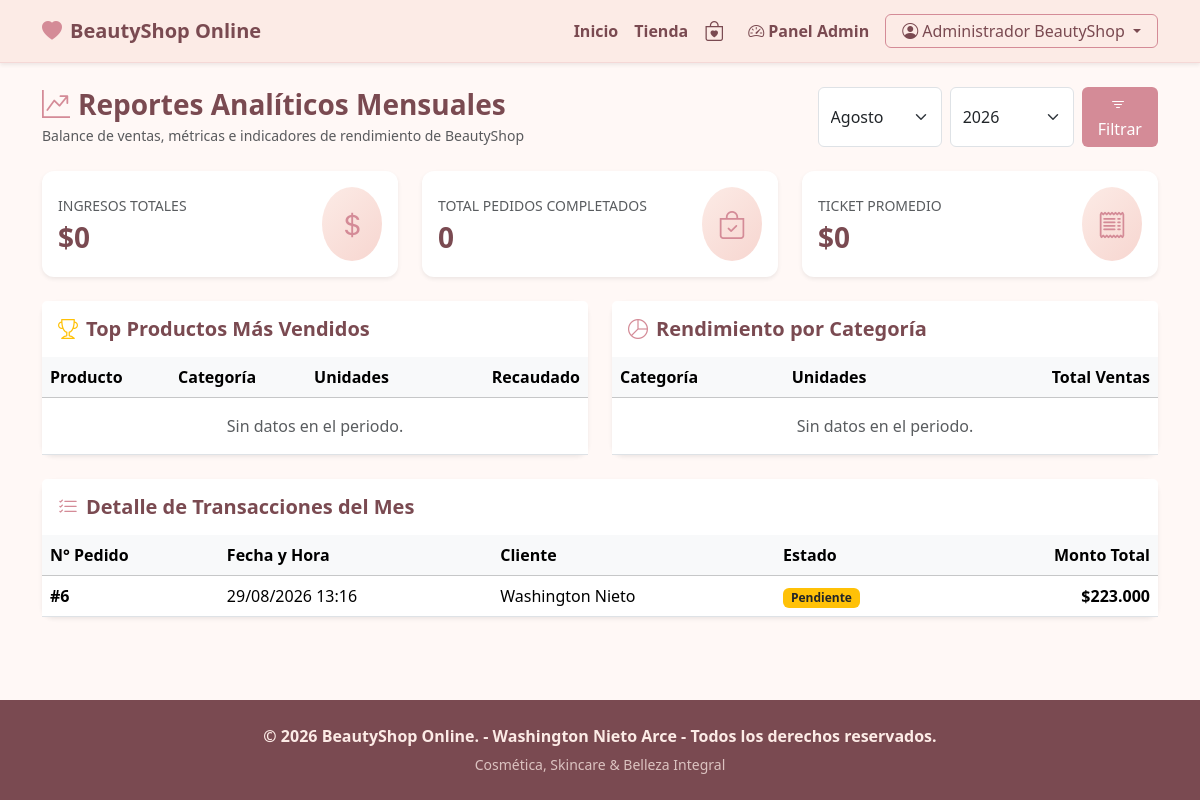
The page /admin/reportes (signed in) on the database its author committed.
### tables this page shows
CREATE TABLE `pedidos` (
  `id_pedido` int(11) NOT NULL,
  `id_usuario` int(11) NOT NULL,
  `fecha_pedido` datetime DEFAULT current_timestamp(),
  `total` decimal(10,2) NOT NULL CHECK (`total` >= 0),
  `estado` enum('pendiente','pagado','enviado','entregado','cancelado') DEFAULT 'pendiente',
  `direccion_envio` varchar(255) NOT NULL
);

CREATE TABLE `usuarios` (
  `id_usuario` int(11) NOT NULL,
  `id_rol` int(11) NOT NULL,
  `nombre` varchar(100) NOT NULL,
  `correo` varchar(150) NOT NULL,
  `password` varchar(255) NOT NULL,
  `telefono` varchar(20) DEFAULT NULL,
  `direccion` varchar(255) DEFAULT NULL,
  `estado` enum('activo','inactivo') DEFAULT 'activo',
  `fecha_registro` datetime DEFAULT current_timestamp()
);

### app/controllers/AdminController.php (called while the page is built, shortened)
<?php
class AdminController extends Controller {
    public function reportes(): void {
        $reporteModel = $this->model('ReporteModel');
        $mes = $_GET['mes'] ?? date('m');
        $anio = $_GET['anio'] ?? date('Y');
        $fechaInicio = "{$anio}-{$mes}-01";
        $fechaFin = date("Y-m-t", strtotime($fechaInicio));
        $kpis = $reporteModel->obtenerKPIs($fechaInicio, $fechaFin);
        $topProductos = $reporteModel->obtenerTopProductos($fechaInicio, $fechaFin);
        $ventasCategorias = $reporteModel->obtenerVentasPorCategoria($fechaInicio, $fechaFin);
        $detalleVentas = $reporteModel->obtenerDetalleVentas($fechaInicio, $fechaFin);
        $data = [
            'mes' => $mes,
            'anio' => $anio,
            'fecha_inicio' => $fechaInicio,
            'fecha_fin' => $fechaFin,
            'kpis' => $kpis,
            'top_productos' => $topProductos,
            'ventas_categorias' => $ventasCategorias,
            'detalle_ventas' => $detalleVentas
        ];
        $this->view('admin/reportes/index', $data);
    }
}

### app/core/Router.php (called while the page is built, shortened)
<?php
class Router {
    protected string $method = 'index';
    public function __construct() {
        $url = $this->parseUrl();
        if (isset($url[0]) && !empty($url[0])) {
            $controllerName = ucfirst($url[0]) . 'Controller';
            $file = __DIR__ . '/../controllers/' . $controllerName . '.php';
            if (file_exists($file)) {
                unset($url[0]);
            }
        }
        $this->controller = new $this->controllerName();
        if (isset($url[1]) && !empty($url[1])) {
            if (method_exists($this->controller, $url[1])) {
                $this->method = $url[1];
                unset($url[1]);
            }
        }
        $this->params = $url ? array_values($url) : [];
        call_user_func_array([$this->controller, $this->method], $this->params);
    }
    private function parseUrl(): array {
        if (isset($_GET['url'])) {
            $url = rtrim($_GET['url'], '/');
            $url = filter_var($url, FILTER_SANITIZE_URL);
            return explode('/', $url);
        }
        return [];
    }
}

### index.php (called while the page is built, shortened)
<?php
require_once __DIR__ . '/app/core/Controller.php';
require_once __DIR__ . '/app/core/Model.php';
require_once __DIR__ . '/app/core/Router.php';
$app = new Router();

### config/database.php (called while the page is built)
<?php
class Database {
    private static string $host = 'localhost';
    private static string $db_name = 'beautyshop_db';
    private static string $username = 'root';
    private static string $password = '';
    private static ?PDO $conn = null;
    public static function getConnection(): ?PDO {
        if (self::$conn === null) {
            try {
                $dsn = "mysql:host=" . self::$host . ";dbname=" . self::$db_name . ";charset=utf8mb4";
                $options = [
                    PDO::ATTR_ERRMODE => PDO::ERRMODE_EXCEPTION,
                    PDO::ATTR_DEFAULT_FETCH_MODE => PDO::FETCH_ASSOC,
                    PDO::ATTR_EMULATE_PREPARES => false,
                ];
                self::$conn = new PDO($dsn, self::$username, self::$password, $options);
            } catch (PDOException $e) {
                die("Error de Conexión a la Base de Datos: " . $e->getMessage());
            }
        }
        return self::$conn;
    }
}

### app/core/Model.php (called while the page is built, shortened)
<?php
require_once __DIR__ . '/../../config/database.php';
abstract class Model {
    public function __construct() {
        $this->db = Database::getConnection();
    }
}

### app/models/ReporteModel.php (called while the page is built, shortened)
<?php
class ReporteModel extends Model {
    public function obtenerKPIs(string $fechaInicio, string $fechaFin): array {
        $sql = "SELECT
                    COALESCE(SUM(total), 0) AS ingresos_totales,
                    COUNT(id_pedido) AS total_pedidos,
                    COALESCE(AVG(total), 0) AS ticket_promedio
                FROM pedidos
                WHERE estado IN ('pagado', 'enviado', 'entregado')
                  AND DATE(fecha_pedido) BETWEEN :inicio AND :fin";
        $stmt = $this->db->prepare($sql);
        $stmt->bindValue(':inicio', $fechaInicio);
        $stmt->bindValue(':fin', $fechaFin);
        $stmt->execute();
        return $stmt->fetch();
    }
    public function obtenerDetalleVentas(string $fechaInicio, string $fechaFin): array {
        $sql = "SELECT
                    pe.id_pedido,
                    pe.fecha_pedido,
                    u.nombre AS cliente,
                    pe.total,
                    pe.estado
                FROM pedidos pe
                INNER JOIN usuarios u ON pe.id_usuario = u.id_usuario
                WHERE DATE(pe.fecha_pedido) BETWEEN :inicio AND :fin
                ORDER BY pe.fecha_pedido DESC";
        $stmt = $this->db->prepare($sql);
        $stmt->bindValue(':inicio', $fechaInicio);
        $stmt->bindValue(':fin', $fechaFin);
        $stmt->execute();
        return $stmt->fetchAll();
    }
}

### app/views/admin/reportes/index.php (the view, shortened to what this page needs)
<div class="d-flex justify-content-between align-items-center mb-4">
    <div>
        <h3 class="fw-bold text-beauty-dark mb-1"><i class="bi bi-graph-up-arrow me-2 text-beauty-primary"></i>Reportes Analíticos Mensuales</h3>
        <p class="text-muted small mb-0">Balance de ventas, métricas e indicadores de rendimiento de BeautyShop</p>
    </div>
    <form action="<?= BASE_URL; ?>admin/reportes" method="GET" class="d-flex gap-2">
        <select name="mes" class="form-select border-beauty">
            <?php
            $meses = [
                '01'=>'Enero', '02'=>'Febrero', '03'=>'Marzo', '04'=>'Abril',
                '05'=>'Mayo', '06'=>'Junio', '07'=>'Julio', '08'=>'Agosto',
                '09'=>'Septiembre', '10'=>'Octubre', '11'=>'Noviembre', '12'=>'Diciembre'
            ];
            foreach ($meses as $num => $nombre):
            ?>
                <option value="<?= $num; ?>" <?= $mes === $num ? 'selected' : ''; ?>><?= $nombre; ?></option>
            <?php endforeach; ?>
        </select>
        <select name="anio" class="form-select border-beauty">
            <?php for ($i = date('Y'); $i >= date('Y') - 2; $i--): ?>
                <option value="<?= $i; ?>" <?= $anio == $i ? 'selected' : ''; ?>><?= $i; ?></option>
            <?php endfor; ?>
        </select>
        <button type="submit" class="btn btn-beauty px-3">
            <i class="bi bi-filter me-1"></i> Filtrar
        </button>
    </form>
</div>
<div class="row g-4 mb-4">
    <div class="col-md-4">
        <div class="card card-beauty p-3 shadow-sm border-0">
            <div class="d-flex align-items-center justify-content-between">
                <div>
                    <span class="text-muted small text-uppercase font-weight-bold">Ingresos Totales</span>
                    <h3 class="fw-bold text-beauty-dark mb-0 mt-1">$<?= number_format($kpis['ingresos_totales'], 0, ',', '.'); ?></h3>
                </div>
                <div class="rounded-circle p-3 bg-beauty-banner text-beauty-primary">
                    <i class="bi bi-currency-dollar fs-3"></i>
                </div>
            </div>
        </div>
    </div>
    <div class="col-md-4">
        <div class="card card-beauty p-3 shadow-sm border-0">
            <div class="d-flex align-items-center justify-content-between">
                <div>
                    <span class="text-muted small text-uppercase font-weight-bold">Total Pedidos Completados</span>
                    <h3 class="fw-bold text-beauty-dark mb-0 mt-1"><?= $kpis['total_pedidos']; ?></h3>
                </div>
                <div class="rounded-circle p-3 bg-beauty-banner text-beauty-primary">
                    <i class="bi bi-bag-check fs-3"></i>
                </div>
            </div>
        </div>
    </div>
    <div class="col-md-4">
        <div class="card card-beauty p-3 shadow-sm border-0">
            <div class="d-flex align-items-center justify-content-between">
                <div>
                    <span class="text-muted small text-uppercase font-weight-bold">Ticket Promedio</span>
                    <h3 class="fw-bold text-beauty-dark mb-0 mt-1">$<?= number_format($kpis['ticket_promedio'], 0, ',', '.'); ?></h3>
                </div>
                <div class="rounded-circle p-3 bg-beauty-banner text-beauty-primary">
                    <i class="bi bi-receipt fs-3"></i>
                </div>
            </div>
        </div>
    </div>
</div>
<div class="row g-4 mb-4">
    <div class="col-lg-6">
        <div class="card card-beauty shadow-sm border-0 h-100">
            <div class="card-header bg-white py-3 border-0">
                <h5 class="fw-bold text-beauty-dark mb-0"><i class="bi bi-trophy text-warning me-2"></i>Top Productos Más Vendidos</h5>
            </div>
            <div class="card-body p-0">
                <div class="table-responsive">
                    <table class="table align-middle mb-0">
                        <thead class="table-light">
                            <tr>
                                <th>Producto</th>
                                <th>Categoría</th>
                                <th>Unidades</th>
                                <th class="text-end">Recaudado</th>
                            </tr>
                        </thead>
                        <tbody>
                            <?php if (empty($top_productos)): ?>
                                <tr><td colspan="4" class="text-center py-3 text-muted">Sin datos en el periodo.</td></tr>
                            <?php endif; ?>
                        </tbody>
                    </table>
                </div>
            </div>
        </div>
    </div>
    <div class="col-lg-6">
        <div class="card card-beauty shadow-sm border-0 h-100">
            <div class="card-header bg-white py-3 border-0">
                <h5 class="fw-bold text-beauty-dark mb-0"><i class="bi bi-pie-chart text-beauty-primary me-2"></i>Rendimiento por Categoría</h5>
            </div>
            <div class="card-body p-0">
                <div class="table-responsive">
                    <table class="table align-middle mb-0">
                        <thead class="table-light">
                            <tr>
                                <th>Categoría</th>
                                <th>Unidades</th>
                                <th class="text-end">Total Ventas</th>
                            </tr>
                        </thead>
                        <tbody>
                            <?php if (empty($ventas_categorias)): ?>
                                <tr><td colspan="3" class="text-center py-3 text-muted">Sin datos en el periodo.</td></tr>
                            <?php endif; ?>
                        </tbody>
                    </table>
                </div>
            </div>
        </div>
    </div>
</div>
<div class="card card-beauty shadow-sm border-0">
    <div class="card-header bg-white py-3 border-0">
        <h5 class="fw-bold text-beauty-dark mb-0"><i class="bi bi-list-check me-2 text-beauty-primary"></i>Detalle de Transacciones del Mes</h5>
    </div>
    <div class="card-body p-0">
        <div class="table-responsive">
            <table class="table table-hover align-middle mb-0">
                <thead class="table-light">
                    <tr>
                        <th>N° Pedido</th>
                        <th>Fecha y Hora</th>
                        <th>Cliente</th>
                        <th>Estado</th>
                        <th class="text-end">Monto Total</th>
                    </tr>
                </thead>
                <tbody>
                    <?php if (empty($detalle_ventas)): ?>
                        <tr><td colspan="5" class="text-center py-4 text-muted">No se registrarán pedidos en el mes seleccionado.</td></tr>
                    <?php else: ?>
                        <?php foreach ($detalle_ventas as $dv): ?>
                        <tr>
                            <td class="fw-bold">#<?= $dv['id_pedido']; ?></td>
                            <td><?= date('d/m/Y H:i', strtotime($dv['fecha_pedido'])); ?></td>
                            <td><?= $dv['cliente']; ?></td>
                            <td>
                                <span class="badge bg-<?= $dv['estado'] === 'entregado' || $dv['estado'] === 'pagado' ? 'success' : 'warning text-dark'; ?>">
                                    <?= ucfirst($dv['estado']); ?>
                                </span>
                            </td>
                            <td class="text-end fw-bold">$<?= number_format($dv['total'], 0, ',', '.'); ?></td>
                        </tr>
                        <?php endforeach; ?>
                    <?php endif; ?>
                </tbody>
            </table>
        </div>
    </div>
</div>

### public/css/style.css (style rules this page uses)
:root { --bs-beauty-primary: #d48b97; --bs-beauty-secondary: #fcebe6; --bs-beauty-dark: #7a4a51; --bs-beauty-accent: #c47281; --bs-beauty-gold: #d4a373; --bs-beauty-bg-light: #fff8f6; }
body { background-color: var(--bs-beauty-bg-light); color: #4a3b3d; font-family: 'Segoe UI', Tahoma, Geneva, Verdana, sans-serif; }
.btn-beauty { background-color: var(--bs-beauty-primary); color: #ffffff; border: none; transition: all 0.3s ease; }
.card-beauty { background-color: #ffffff; border: 1px solid rgba(212, 139, 151, 0.15); border-radius: 12px; }
.bg-beauty-banner { background: linear-gradient(135deg, #fcebe6 0%, #f7d6d0 100%); border-radius: 16px; }
.text-beauty-primary { color: var(--bs-beauty-primary) !important; }
.text-beauty-dark { color: var(--bs-beauty-dark) !important; }

### rows shown on the page
pedidos: id_pedido "6", fecha_pedido "29/08/2026 13:16", id_usuario.nombre "Washington Nieto", estado "Pendiente", total "223.000"

### other values the page prints
APP_NAME "BeautyShop Online"
$_SESSION['user_name'] "Administrador BeautyShop"
$kpis['ingresos_totales'] "0"
$kpis['total_pedidos'] "0"
$kpis['ticket_promedio'] "0"
form field mes "Agosto"
form field anio "2026"
